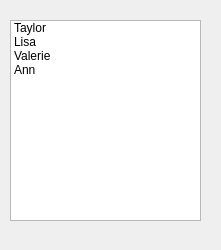
<?xml version="1.0" encoding="UTF-8"?>
<ui version="4.0">
 <class>MainWindow</class>
 <widget class="QMainWindow" name="MainWindow">
  <property name="geometry">
   <rect>
    <x>0</x>
    <y>0</y>
    <width>221</width>
    <height>250</height>
   </rect>
  </property>
  <property name="windowTitle">
   <string>First List</string>
  </property>
  <widget class="QWidget" name="centralwidget">
   <widget class="QListWidget" name="listWidget_main">
    <property name="geometry">
     <rect>
      <x>10</x>
      <y>20</y>
      <width>191</width>
      <height>201</height>
     </rect>
    </property>
    <property name="dragDropMode">
     <enum>QAbstractItemView::DragDrop</enum>
    </property>
    <property name="defaultDropAction">
     <enum>Qt::MoveAction</enum>
    </property>
    <item>
     <property name="text">
      <string>Taylor</string>
     </property>
    </item>
    <item>
     <property name="text">
      <string>Lisa</string>
     </property>
    </item>
    <item>
     <property name="text">
      <string>Valerie</string>
     </property>
    </item>
    <item>
     <property name="text">
      <string>Ann</string>
     </property>
    </item>
   </widget>
  </widget>
 </widget>
 <resources/>
 <connections/>
</ui>
